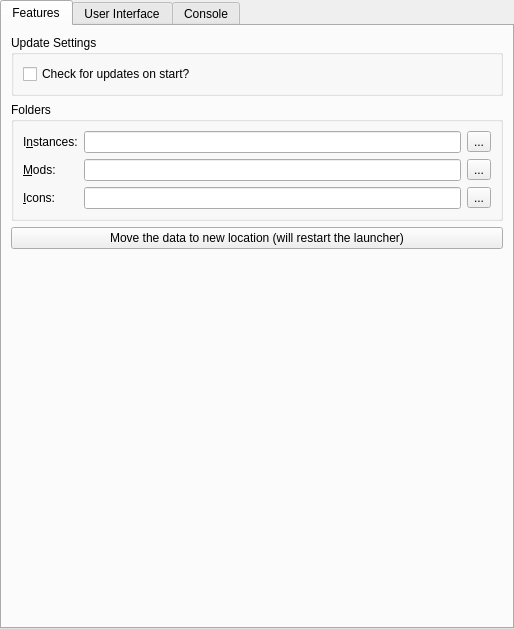
<?xml version="1.0" encoding="UTF-8"?>
<ui version="4.0">
 <class>LauncherPage</class>
 <widget class="QWidget" name="LauncherPage">
  <property name="geometry">
   <rect>
    <x>0</x>
    <y>0</y>
    <width>514</width>
    <height>629</height>
   </rect>
  </property>
  <property name="sizePolicy">
   <sizepolicy hsizetype="MinimumExpanding" vsizetype="MinimumExpanding">
    <horstretch>0</horstretch>
    <verstretch>0</verstretch>
   </sizepolicy>
  </property>
  <layout class="QVBoxLayout" name="mainLayout">
   <property name="leftMargin">
    <number>0</number>
   </property>
   <property name="topMargin">
    <number>0</number>
   </property>
   <property name="rightMargin">
    <number>0</number>
   </property>
   <property name="bottomMargin">
    <number>0</number>
   </property>
   <item>
    <widget class="QTabWidget" name="tabWidget">
     <property name="toolTip">
      <string notr="true"/>
     </property>
     <property name="tabShape">
      <enum>QTabWidget::Rounded</enum>
     </property>
     <property name="currentIndex">
      <number>0</number>
     </property>
     <widget class="QWidget" name="featuresTab">
      <attribute name="title">
       <string>Features</string>
      </attribute>
      <layout class="QVBoxLayout" name="verticalLayout_9">
       <item>
        <widget class="QGroupBox" name="updateSettingsBox">
         <property name="title">
          <string>Update Settings</string>
         </property>
         <layout class="QVBoxLayout" name="verticalLayout_7">
          <item>
           <widget class="QCheckBox" name="autoUpdateCheckBox">
            <property name="text">
             <string>Check for updates on start?</string>
            </property>
           </widget>
          </item>
         </layout>
        </widget>
       </item>
       <item>
        <widget class="QGroupBox" name="foldersBox">
         <property name="title">
          <string>Folders</string>
         </property>
         <layout class="QGridLayout" name="foldersBoxLayout">
          <item row="0" column="0">
           <widget class="QLabel" name="labelInstDir">
            <property name="text">
             <string>I&amp;nstances:</string>
            </property>
            <property name="buddy">
             <cstring>instDirTextBox</cstring>
            </property>
           </widget>
          </item>
          <item row="0" column="1">
           <widget class="QLineEdit" name="instDirTextBox"/>
          </item>
          <item row="0" column="2">
           <widget class="QToolButton" name="instDirBrowseBtn">
            <property name="text">
             <string notr="true">...</string>
            </property>
           </widget>
          </item>
          <item row="1" column="0">
           <widget class="QLabel" name="labelModsDir">
            <property name="text">
             <string>&amp;Mods:</string>
            </property>
            <property name="buddy">
             <cstring>modsDirTextBox</cstring>
            </property>
           </widget>
          </item>
          <item row="1" column="1">
           <widget class="QLineEdit" name="modsDirTextBox"/>
          </item>
          <item row="1" column="2">
           <widget class="QToolButton" name="modsDirBrowseBtn">
            <property name="text">
             <string notr="true">...</string>
            </property>
           </widget>
          </item>
          <item row="2" column="1">
           <widget class="QLineEdit" name="iconsDirTextBox"/>
          </item>
          <item row="2" column="0">
           <widget class="QLabel" name="labelIconsDir">
            <property name="text">
             <string>&amp;Icons:</string>
            </property>
            <property name="buddy">
             <cstring>iconsDirTextBox</cstring>
            </property>
           </widget>
          </item>
          <item row="2" column="2">
           <widget class="QToolButton" name="iconsDirBrowseBtn">
            <property name="text">
             <string notr="true">...</string>
            </property>
           </widget>
          </item>
         </layout>
        </widget>
       </item>
       <item>
        <widget class="QPushButton" name="migrateDataFolderMacBtn">
         <property name="text">
          <string>Move the data to new location (will restart the launcher)</string>
         </property>
        </widget>
       </item>
       <item>
        <spacer name="verticalSpacer_2">
         <property name="orientation">
          <enum>Qt::Vertical</enum>
         </property>
         <property name="sizeHint" stdset="0">
          <size>
           <width>0</width>
           <height>0</height>
          </size>
         </property>
        </spacer>
       </item>
      </layout>
     </widget>
     <widget class="QWidget" name="generalTab">
      <attribute name="title">
       <string>User Interface</string>
      </attribute>
      <layout class="QVBoxLayout" name="verticalLayout_6">
       <item>
        <widget class="QGroupBox" name="groupBox_3">
         <property name="title">
          <string>Launcher notifications</string>
         </property>
         <layout class="QVBoxLayout" name="verticalLayout_5">
          <item>
           <widget class="QPushButton" name="resetNotificationsBtn">
            <property name="text">
             <string>Reset hidden notifications</string>
            </property>
            <property name="checkable">
             <bool>true</bool>
            </property>
           </widget>
          </item>
         </layout>
        </widget>
       </item>
       <item>
        <widget class="QGroupBox" name="sortingModeBox">
         <property name="enabled">
          <bool>true</bool>
         </property>
         <property name="title">
          <string>Instance view sorting mode</string>
         </property>
         <layout class="QHBoxLayout" name="sortingModeBoxLayout">
          <item>
           <widget class="QRadioButton" name="sortLastLaunchedBtn">
            <property name="text">
             <string>By &amp;last launched</string>
            </property>
            <attribute name="buttonGroup">
             <string notr="true">sortingModeGroup</string>
            </attribute>
           </widget>
          </item>
          <item>
           <widget class="QRadioButton" name="sortByNameBtn">
            <property name="text">
             <string>By &amp;name</string>
            </property>
            <attribute name="buttonGroup">
             <string notr="true">sortingModeGroup</string>
            </attribute>
           </widget>
          </item>
         </layout>
        </widget>
       </item>
       <item>
        <widget class="QGroupBox" name="themeBox">
         <property name="title">
          <string>Theme</string>
         </property>
         <layout class="QFormLayout" name="formLayout">
          <item row="0" column="0">
           <widget class="QLabel" name="label_3">
            <property name="text">
             <string>&amp;Icons</string>
            </property>
            <property name="buddy">
             <cstring>themeComboBox</cstring>
            </property>
           </widget>
          </item>
          <item row="0" column="1">
           <widget class="QComboBox" name="themeComboBox">
            <property name="sizePolicy">
             <sizepolicy hsizetype="Expanding" vsizetype="Fixed">
              <horstretch>0</horstretch>
              <verstretch>0</verstretch>
             </sizepolicy>
            </property>
            <property name="focusPolicy">
             <enum>Qt::StrongFocus</enum>
            </property>
            <item>
             <property name="text">
              <string>Default</string>
             </property>
            </item>
            <item>
             <property name="text">
              <string>Simple (Dark Icons)</string>
             </property>
            </item>
            <item>
             <property name="text">
              <string>Simple (Light Icons)</string>
             </property>
            </item>
            <item>
             <property name="text">
              <string>Simple (Blue Icons)</string>
             </property>
            </item>
            <item>
             <property name="text">
              <string>Simple (Colored Icons)</string>
             </property>
            </item>
            <item>
             <property name="text">
              <string notr="true">OSX</string>
             </property>
            </item>
            <item>
             <property name="text">
              <string notr="true">iOS</string>
             </property>
            </item>
            <item>
             <property name="text">
              <string notr="true">Flat</string>
             </property>
            </item>
            <item>
             <property name="text">
              <string>Custom</string>
             </property>
            </item>
           </widget>
          </item>
          <item row="1" column="1">
           <widget class="QComboBox" name="themeComboBoxColors">
            <property name="sizePolicy">
             <sizepolicy hsizetype="Expanding" vsizetype="Fixed">
              <horstretch>0</horstretch>
              <verstretch>0</verstretch>
             </sizepolicy>
            </property>
            <property name="focusPolicy">
             <enum>Qt::StrongFocus</enum>
            </property>
           </widget>
          </item>
          <item row="1" column="0">
           <widget class="QLabel" name="label_4">
            <property name="text">
             <string>Colors</string>
            </property>
            <property name="buddy">
             <cstring>themeComboBoxColors</cstring>
            </property>
           </widget>
          </item>
         </layout>
        </widget>
       </item>
       <item>
        <spacer name="generalTabSpacer">
         <property name="orientation">
          <enum>Qt::Vertical</enum>
         </property>
         <property name="sizeHint" stdset="0">
          <size>
           <width>0</width>
           <height>0</height>
          </size>
         </property>
        </spacer>
       </item>
      </layout>
     </widget>
     <widget class="QWidget" name="consoleTab">
      <attribute name="title">
       <string>Console</string>
      </attribute>
      <layout class="QVBoxLayout" name="verticalLayout_2">
       <item>
        <widget class="QGroupBox" name="consoleSettingsBox">
         <property name="title">
          <string>Console Settings</string>
         </property>
         <layout class="QVBoxLayout" name="verticalLayout_3">
          <item>
           <widget class="QCheckBox" name="showConsoleCheck">
            <property name="text">
             <string>Show console while the game is running?</string>
            </property>
           </widget>
          </item>
          <item>
           <widget class="QCheckBox" name="autoCloseConsoleCheck">
            <property name="text">
             <string>Automatically close console when the game quits?</string>
            </property>
           </widget>
          </item>
          <item>
           <widget class="QCheckBox" name="showConsoleErrorCheck">
            <property name="text">
             <string>Show console when the game crashes?</string>
            </property>
           </widget>
          </item>
         </layout>
        </widget>
       </item>
       <item>
        <widget class="QGroupBox" name="groupBox_4">
         <property name="title">
          <string>History limit</string>
         </property>
         <layout class="QGridLayout" name="gridLayout_3">
          <item row="1" column="0">
           <widget class="QCheckBox" name="checkStopLogging">
            <property name="text">
             <string>Stop logging when log overflows</string>
            </property>
           </widget>
          </item>
          <item row="0" column="0">
           <widget class="QSpinBox" name="lineLimitSpinBox">
            <property name="sizePolicy">
             <sizepolicy hsizetype="Expanding" vsizetype="Fixed">
              <horstretch>0</horstretch>
              <verstretch>0</verstretch>
             </sizepolicy>
            </property>
            <property name="suffix">
             <string> lines</string>
            </property>
            <property name="minimum">
             <number>10000</number>
            </property>
            <property name="maximum">
             <number>1000000</number>
            </property>
            <property name="singleStep">
             <number>10000</number>
            </property>
            <property name="value">
             <number>100000</number>
            </property>
           </widget>
          </item>
         </layout>
        </widget>
       </item>
       <item>
        <widget class="QGroupBox" name="themeBox_2">
         <property name="sizePolicy">
          <sizepolicy hsizetype="Preferred" vsizetype="MinimumExpanding">
           <horstretch>0</horstretch>
           <verstretch>0</verstretch>
          </sizepolicy>
         </property>
         <property name="title">
          <string>Console font</string>
         </property>
         <layout class="QGridLayout" name="gridLayout_2">
          <item row="1" column="0" colspan="2">
           <widget class="QTextEdit" name="fontPreview">
            <property name="sizePolicy">
             <sizepolicy hsizetype="Expanding" vsizetype="MinimumExpanding">
              <horstretch>0</horstretch>
              <verstretch>0</verstretch>
             </sizepolicy>
            </property>
            <property name="horizontalScrollBarPolicy">
             <enum>Qt::ScrollBarAlwaysOff</enum>
            </property>
            <property name="undoRedoEnabled">
             <bool>false</bool>
            </property>
            <property name="textInteractionFlags">
             <set>Qt::TextSelectableByKeyboard|Qt::TextSelectableByMouse</set>
            </property>
           </widget>
          </item>
          <item row="0" column="0">
           <widget class="QFontComboBox" name="consoleFont">
            <property name="sizePolicy">
             <sizepolicy hsizetype="Expanding" vsizetype="Fixed">
              <horstretch>0</horstretch>
              <verstretch>0</verstretch>
             </sizepolicy>
            </property>
           </widget>
          </item>
          <item row="0" column="1">
           <widget class="QSpinBox" name="fontSizeBox">
            <property name="minimum">
             <number>5</number>
            </property>
            <property name="maximum">
             <number>16</number>
            </property>
            <property name="value">
             <number>11</number>
            </property>
           </widget>
          </item>
         </layout>
        </widget>
       </item>
      </layout>
     </widget>
    </widget>
   </item>
  </layout>
 </widget>
 <tabstops>
  <tabstop>tabWidget</tabstop>
  <tabstop>autoUpdateCheckBox</tabstop>
  <tabstop>instDirTextBox</tabstop>
  <tabstop>instDirBrowseBtn</tabstop>
  <tabstop>modsDirTextBox</tabstop>
  <tabstop>modsDirBrowseBtn</tabstop>
  <tabstop>iconsDirTextBox</tabstop>
  <tabstop>iconsDirBrowseBtn</tabstop>
  <tabstop>resetNotificationsBtn</tabstop>
  <tabstop>sortLastLaunchedBtn</tabstop>
  <tabstop>sortByNameBtn</tabstop>
  <tabstop>themeComboBox</tabstop>
  <tabstop>themeComboBoxColors</tabstop>
  <tabstop>showConsoleCheck</tabstop>
  <tabstop>autoCloseConsoleCheck</tabstop>
  <tabstop>showConsoleErrorCheck</tabstop>
  <tabstop>lineLimitSpinBox</tabstop>
  <tabstop>checkStopLogging</tabstop>
  <tabstop>consoleFont</tabstop>
  <tabstop>fontSizeBox</tabstop>
  <tabstop>fontPreview</tabstop>
 </tabstops>
 <resources/>
 <connections/>
 <buttongroups>
  <buttongroup name="sortingModeGroup"/>
 </buttongroups>
</ui>
